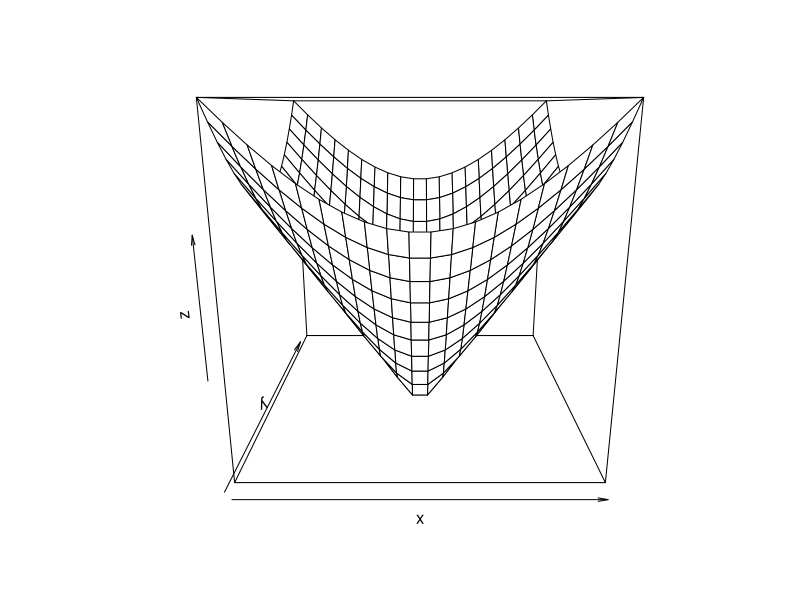
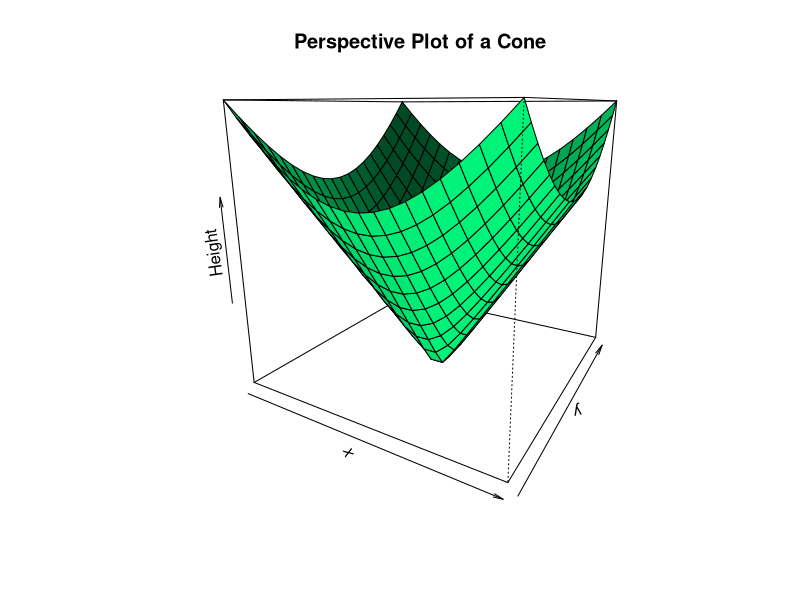

Write R code to recreate these figures, in order.
#3d function plot
cone <- function(x, y){
  sqrt(x^2+y^2)
}
x <- y <- seq(-1, 1, length= 20)
z <- outer(x, y, cone)
persp(x, y, z)
persp(x, y, z,
      main="Perspective Plot of a Cone",
      zlab = "Height",
      theta = 30, phi = 15,
      col = "springgreen", shade = 0.5)

#################################################

